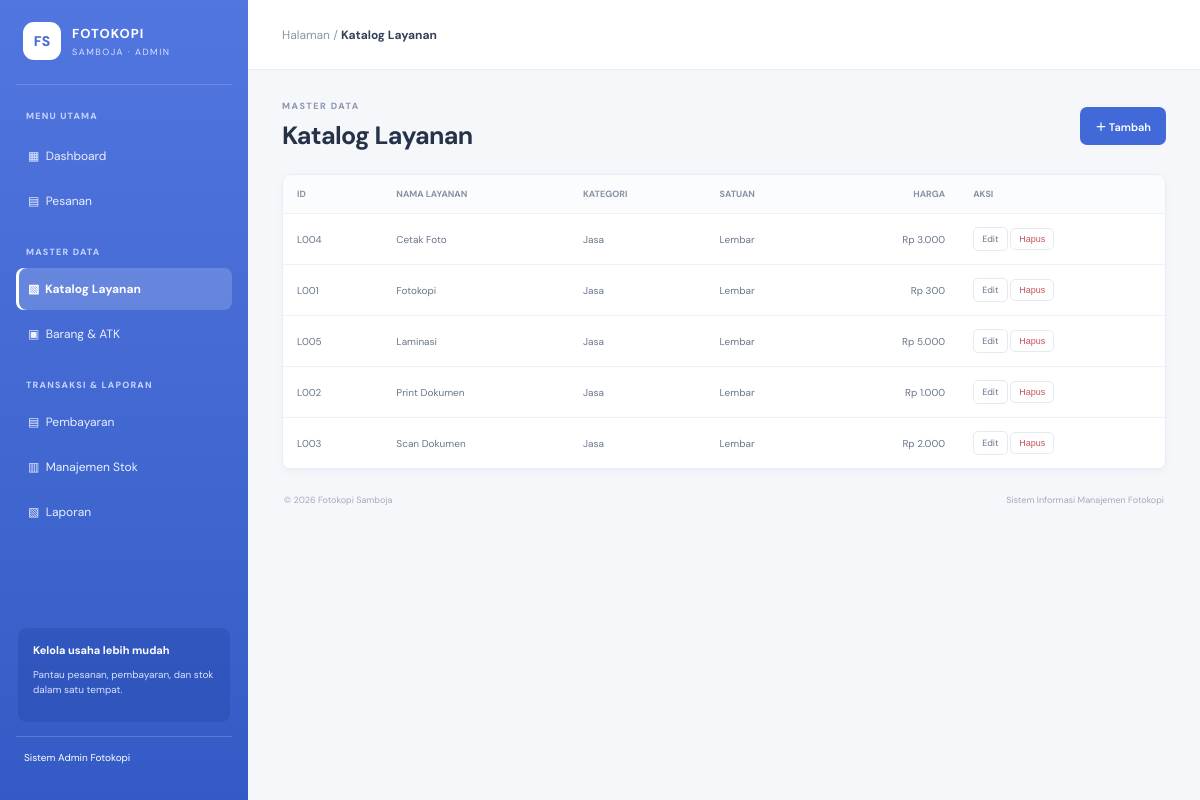
The page /index.php?page=layanan on the database as committed earlier.
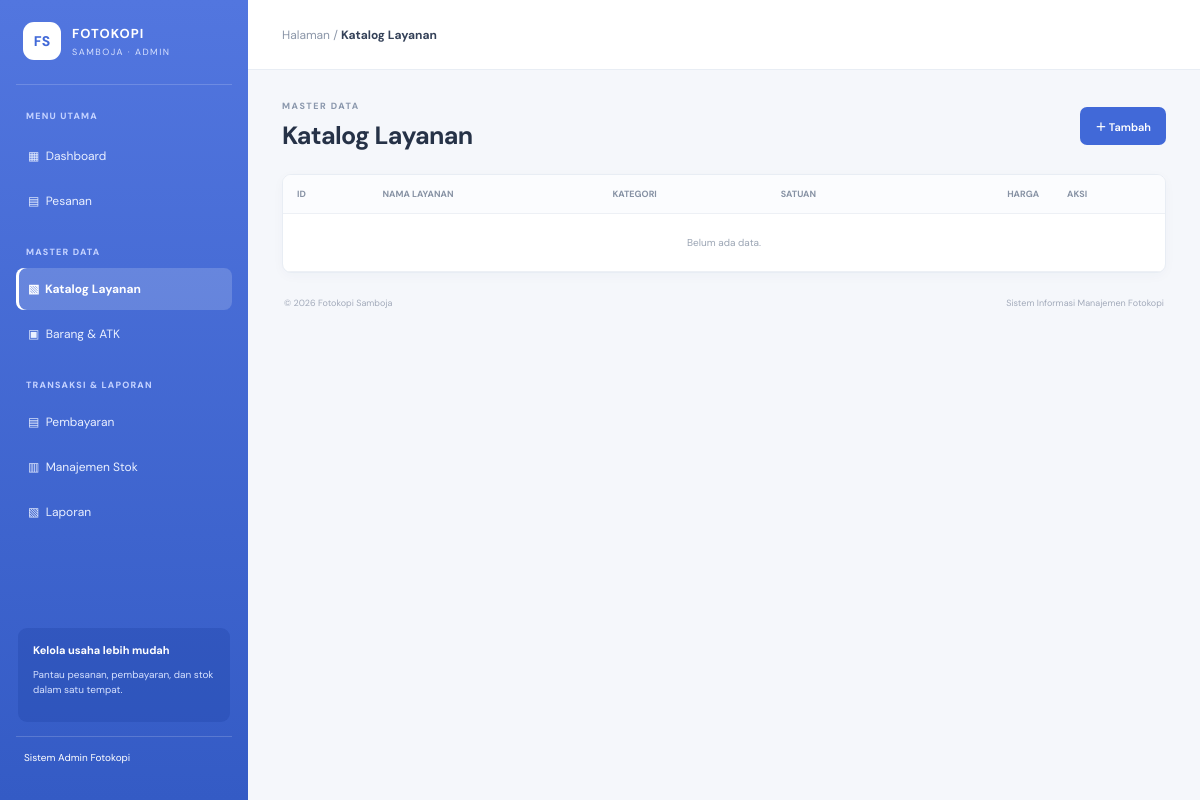
The same page on the database as committed later.
### tables this page shows
CREATE TABLE layanan (
    id_layanan VARCHAR(10) PRIMARY KEY,
    nama_layanan VARCHAR(100) NOT NULL,
    kategori VARCHAR(30) NOT NULL DEFAULT 'Jasa',
    satuan VARCHAR(20) NOT NULL,
    harga DECIMAL(12,2) NOT NULL DEFAULT 0,
    CONSTRAINT chk_harga_layanan CHECK (harga >= 0)
);

### app/controllers/MasterController.php (called while the page is built, shortened)
<?php
require_once __DIR__ . '/../models/Store.php';
class MasterController
{
    public function index($t, ?string $error = null)
    {
        $rows = (new Store())->list($t);
        require __DIR__ . '/../views/' . $t . '/index.php';
    }
}

### config/database.php (called while the page is built)
<?php
return [
    'host'    => 'localhost',
    'port'    => 3306,
    'dbname'  => 'db_fotokopi_samboja',
    'user'    => 'root',
    'pass'    => '',
    'charset' => 'utf8mb4',
];

### app/core/Database.php (called while the page is built, shortened)
<?php
final class Database
{
    private static ?PDO $pdo = null;
    public static function connection(): PDO
    {
        $c = require __DIR__ . '/../../config/database.php';
        $dsn = sprintf(
            'mysql:host=%s;port=%d;dbname=%s;charset=%s',
            $c['host'],
            $c['port'],
            $c['dbname'],
            $c['charset']
        );
        try {
            self::$pdo = new PDO($dsn, $c['user'], $c['pass'], [
                PDO::ATTR_ERRMODE            => PDO::ERRMODE_EXCEPTION,
                PDO::ATTR_DEFAULT_FETCH_MODE => PDO::FETCH_ASSOC,
                PDO::ATTR_EMULATE_PREPARES   => false,
            ]);
        } catch (PDOException $e) {
            throw new RuntimeException(
                'Tidak dapat terhubung ke database. Pastikan MySQL menyala, '
                . 'database sudah diimpor, dan kredensial di config/database.php benar.',
                0,
                $e
            );
        }
        return self::$pdo;
    }
}

### app/models/Store.php (called while the page is built, shortened)
<?php
require_once __DIR__ . '/BaseModel.php';
class Store extends BaseModel
{
    public function list(string $type): array
    {
        $q = [
            'layanan' => 'SELECT * FROM layanan ORDER BY nama_layanan',
            'barang' => 'SELECT * FROM barang ORDER BY nama_barang',
            'pembayaran' => '
                SELECT b.*, p.nama_pelanggan
                FROM pembayaran b
                JOIN pesanan p ON p.id_pesanan = b.id_pesanan
                ORDER BY b.tanggal_bayar DESC, b.id_pembayaran DESC',
            'stok' => '
                SELECT s.*, b.nama_barang, b.satuan
                FROM pencatatan_stok s
                JOIN barang b ON b.id_barang = s.id_barang
                ORDER BY s.tanggal_pencatatan DESC, s.id_pencatatan DESC',
        ];
        return $this->rows($q[$type]);
    }
}

### app/models/BaseModel.php (called while the page is built, shortened)
<?php
require_once __DIR__ . '/../core/Database.php';
class BaseModel
{
    protected PDO $db;
    public function __construct()
    {
        $this->db = Database::connection();
    }
    protected function run(string $sql, array $params = []): PDOStatement
    {
        $s = $this->db->prepare($sql);
        $s->execute($params);
        return $s;
    }
    protected function rows(string $sql, array $params = []): array
    {
        return $this->run($sql, $params)->fetchAll();
    }
}

### app/helpers.php (called while the page is built, shortened)
<?php
function e($v): string
{
    return htmlspecialchars((string) $v, ENT_QUOTES | ENT_SUBSTITUTE, 'UTF-8');
}
function rp($n): string
{
    return 'Rp ' . number_format((float) $n, 0, ',', '.');
}

### app/views/layanan/index.php (the view, shortened to what this page needs)
<?php require __DIR__ . '/../layouts/header.php'; ?>
<div class="page-heading">
    <div>
        <p class="eyebrow">MASTER DATA</p>
        <h1>Katalog Layanan</h1>
    </div>
    <a class="button primary" href="index.php?page=layanan&action=create">＋ Tambah</a>
</div>
<section class="panel">
    <div class="table-wrap">
        <table>
            <thead>
                <tr>
                    <th>ID</th>
                    <th>Nama Layanan</th>
                    <th>Kategori</th>
                    <th>Satuan</th>
                    <th class="num">Harga</th>
                    <th>Aksi</th>
                </tr>
            </thead>
            <tbody>
                <?php foreach ($rows as $r): ?>
                    <tr>
                        <td><?= e($r['id_layanan']) ?></td>
                        <td><?= e($r['nama_layanan']) ?></td>
                        <td><?= e($r['kategori']) ?></td>
                        <td><?= e($r['satuan']) ?></td>
                        <td class="num"><?= rp($r['harga']) ?></td>
                        <td>
                            <a class="small-btn"
                               href="index.php?page=layanan&action=edit&id=<?= urlencode($r['id_layanan']) ?>">Edit</a>
                            <form class="inline" method="post"
                                  action="index.php?page=layanan&action=delete"
                                  onsubmit="return confirm('Hapus layanan ini?')">
                                <button class="small-btn danger">Hapus</button>
                            </form>
                        </td>
                    </tr>
                <?php endforeach; ?>
                <?php if (!$rows): ?>
                    <tr><td colspan="6" class="empty">Belum ada data.</td></tr>
                <?php endif; ?>
            </tbody>
        </table>
    </div>
</section>
<?php require __DIR__ . '/../layouts/footer.php'; ?>

Rows that differ between the two databases and show on the page:
removed layanan: id_layanan "L004", nama_layanan "Cetak Foto", kategori "Jasa", satuan "Lembar", harga "Rp 3.000"
removed layanan: id_layanan "L001", nama_layanan "Fotokopi", kategori "Jasa", satuan "Lembar", harga "Rp 300"
removed layanan: id_layanan "L005", nama_layanan "Laminasi", kategori "Jasa", satuan "Lembar", harga "Rp 5.000"
removed layanan: id_layanan "L002", nama_layanan "Print Dokumen", kategori "Jasa", satuan "Lembar", harga "Rp 1.000"
removed layanan: id_layanan "L003", nama_layanan "Scan Dokumen", kategori "Jasa", satuan "Lembar", harga "Rp 2.000"
Other text that changed with them:
text now shown: "Belum ada data."
